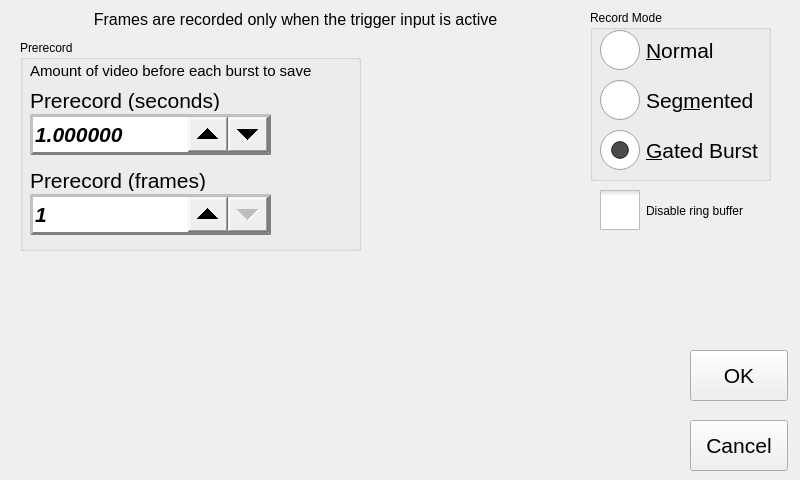
<?xml version="1.0" encoding="UTF-8"?>
<ui version="4.0">
 <class>recModeWindow</class>
 <widget class="QWidget" name="recModeWindow">
  <property name="geometry">
   <rect>
    <x>0</x>
    <y>0</y>
    <width>800</width>
    <height>480</height>
   </rect>
  </property>
  <property name="windowTitle">
   <string>Form</string>
  </property>
  <widget class="QPushButton" name="cmdOK">
   <property name="geometry">
    <rect>
     <x>690</x>
     <y>350</y>
     <width>98</width>
     <height>51</height>
    </rect>
   </property>
   <property name="font">
    <font>
     <pointsize>16</pointsize>
    </font>
   </property>
   <property name="text">
    <string>OK</string>
   </property>
  </widget>
  <widget class="QPushButton" name="cmdCancel">
   <property name="geometry">
    <rect>
     <x>690</x>
     <y>420</y>
     <width>98</width>
     <height>51</height>
    </rect>
   </property>
   <property name="font">
    <font>
     <pointsize>16</pointsize>
    </font>
   </property>
   <property name="text">
    <string>Cancel</string>
   </property>
  </widget>
  <widget class="QStackedWidget" name="stackedWidget">
   <property name="enabled">
    <bool>true</bool>
   </property>
   <property name="geometry">
    <rect>
     <x>10</x>
     <y>10</y>
     <width>571</width>
     <height>461</height>
    </rect>
   </property>
   <property name="frameShape">
    <enum>QFrame::NoFrame</enum>
   </property>
   <property name="frameShadow">
    <enum>QFrame::Raised</enum>
   </property>
   <property name="currentIndex">
    <number>1</number>
   </property>
   <widget class="QWidget" name="normalPage">
    <widget class="QPushButton" name="cmdMax">
     <property name="geometry">
      <rect>
       <x>280</x>
       <y>55</y>
       <width>71</width>
       <height>51</height>
      </rect>
     </property>
     <property name="font">
      <font>
       <pointsize>16</pointsize>
      </font>
     </property>
     <property name="text">
      <string>Max</string>
     </property>
    </widget>
    <widget class="QLabel" name="lblNormal">
     <property name="geometry">
      <rect>
       <x>10</x>
       <y>0</y>
       <width>551</width>
       <height>31</height>
      </rect>
     </property>
     <property name="font">
      <font>
       <pointsize>12</pointsize>
       <italic>false</italic>
      </font>
     </property>
     <property name="text">
      <string>Records frames in a single or segmented buffer</string>
     </property>
     <property name="alignment">
      <set>Qt::AlignHCenter|Qt::AlignTop</set>
     </property>
    </widget>
    <widget class="CamSpinBox" name="spinRecLengthFrames">
     <property name="geometry">
      <rect>
       <x>20</x>
       <y>140</y>
       <width>241</width>
       <height>41</height>
      </rect>
     </property>
     <property name="sizePolicy">
      <sizepolicy hsizetype="Minimum" vsizetype="Fixed">
       <horstretch>0</horstretch>
       <verstretch>0</verstretch>
      </sizepolicy>
     </property>
     <property name="baseSize">
      <size>
       <width>0</width>
       <height>0</height>
      </size>
     </property>
     <property name="font">
      <font>
       <pointsize>16</pointsize>
       <weight>75</weight>
       <italic>true</italic>
       <bold>true</bold>
      </font>
     </property>
     <property name="styleSheet">
      <string notr="true">QSpinBox { border: 3px outset grey;padding-right: 40px;}  

QSpinBox::up-button { subcontrol-position: right; right: 40px; width: 40px; height: 35px;}

QSpinBox::down-button { subcontrol-position: right; width: 40px; height: 35px;}</string>
     </property>
     <property name="minimum">
      <number>1</number>
     </property>
     <property name="maximum">
      <number>65536</number>
     </property>
     <property name="value">
      <number>1</number>
     </property>
    </widget>
    <widget class="QLabel" name="lblRes_8">
     <property name="geometry">
      <rect>
       <x>20</x>
       <y>26</y>
       <width>241</width>
       <height>31</height>
      </rect>
     </property>
     <property name="font">
      <font>
       <pointsize>16</pointsize>
      </font>
     </property>
     <property name="text">
      <string>Record Length (seconds)</string>
     </property>
    </widget>
    <widget class="CamDoubleSpinBox" name="spinRecLengthSeconds">
     <property name="geometry">
      <rect>
       <x>20</x>
       <y>60</y>
       <width>241</width>
       <height>41</height>
      </rect>
     </property>
     <property name="font">
      <font>
       <pointsize>16</pointsize>
       <weight>75</weight>
       <italic>true</italic>
       <bold>true</bold>
      </font>
     </property>
     <property name="styleSheet">
      <string notr="true">QDoubleSpinBox { border: 3px outset grey;padding-right: 40px;}  

QDoubleSpinBox::up-button { subcontrol-position: right; right: 40px; width: 40px; height: 35px;}

QDoubleSpinBox::down-button { subcontrol-position: right; width: 40px; height: 35px;}</string>
     </property>
     <property name="decimals">
      <number>3</number>
     </property>
     <property name="singleStep">
      <double>0.100000000000000</double>
     </property>
     <property name="value">
      <double>1.000000000000000</double>
     </property>
    </widget>
    <widget class="QLabel" name="lblRes_7">
     <property name="geometry">
      <rect>
       <x>20</x>
       <y>106</y>
       <width>231</width>
       <height>31</height>
      </rect>
     </property>
     <property name="font">
      <font>
       <pointsize>16</pointsize>
      </font>
     </property>
     <property name="text">
      <string>Record Length (frames)</string>
     </property>
    </widget>
    <widget class="QGroupBox" name="grpSegmented">
     <property name="geometry">
      <rect>
       <x>20</x>
       <y>200</y>
       <width>221</width>
       <height>181</height>
      </rect>
     </property>
     <property name="font">
      <font>
       <pointsize>12</pointsize>
      </font>
     </property>
     <property name="title">
      <string>Segmented</string>
     </property>
     <widget class="QLabel" name="lblSegmentSize">
      <property name="geometry">
       <rect>
        <x>10</x>
        <y>100</y>
        <width>191</width>
        <height>71</height>
       </rect>
      </property>
      <property name="font">
       <font>
        <pointsize>16</pointsize>
       </font>
      </property>
      <property name="text">
       <string>&lt;html&gt;&lt;head/&gt;&lt;body&gt;&lt;p&gt;Segment size:&lt;/p&gt;&lt;p&gt;1.000000s&lt;/p&gt;&lt;p&gt;(1500 frames)&lt;/p&gt;&lt;/body&gt;&lt;/html&gt;</string>
      </property>
      <property name="alignment">
       <set>Qt::AlignLeading|Qt::AlignLeft|Qt::AlignTop</set>
      </property>
     </widget>
     <widget class="CamSpinBox" name="spinSegmentCount">
      <property name="geometry">
       <rect>
        <x>10</x>
        <y>50</y>
        <width>191</width>
        <height>41</height>
       </rect>
      </property>
      <property name="sizePolicy">
       <sizepolicy hsizetype="Minimum" vsizetype="Fixed">
        <horstretch>0</horstretch>
        <verstretch>0</verstretch>
       </sizepolicy>
      </property>
      <property name="baseSize">
       <size>
        <width>0</width>
        <height>0</height>
       </size>
      </property>
      <property name="font">
       <font>
        <pointsize>16</pointsize>
        <weight>75</weight>
        <italic>true</italic>
        <bold>true</bold>
       </font>
      </property>
      <property name="styleSheet">
       <string notr="true">QSpinBox { border: 3px outset grey;padding-right: 40px;}  

QSpinBox::up-button { subcontrol-position: right; right: 40px; width: 40px; height: 35px;}

QSpinBox::down-button { subcontrol-position: right; width: 40px; height: 35px;}</string>
      </property>
      <property name="minimum">
       <number>1</number>
      </property>
      <property name="maximum">
       <number>65536</number>
      </property>
      <property name="value">
       <number>1</number>
      </property>
     </widget>
     <widget class="QLabel" name="lblRes">
      <property name="geometry">
       <rect>
        <x>10</x>
        <y>30</y>
        <width>221</width>
        <height>17</height>
       </rect>
      </property>
      <property name="font">
       <font>
        <pointsize>16</pointsize>
       </font>
      </property>
      <property name="text">
       <string>Number of segments</string>
      </property>
     </widget>
    </widget>
   </widget>
   <widget class="QWidget" name="gatedPage">
    <widget class="QLabel" name="lblSegmented_2">
     <property name="geometry">
      <rect>
       <x>10</x>
       <y>0</y>
       <width>551</width>
       <height>41</height>
      </rect>
     </property>
     <property name="font">
      <font>
       <pointsize>12</pointsize>
      </font>
     </property>
     <property name="text">
      <string>Frames are recorded only when the trigger input is active</string>
     </property>
     <property name="alignment">
      <set>Qt::AlignHCenter|Qt::AlignTop</set>
     </property>
    </widget>
    <widget class="QGroupBox" name="groupBox_3">
     <property name="geometry">
      <rect>
       <x>10</x>
       <y>30</y>
       <width>341</width>
       <height>211</height>
      </rect>
     </property>
     <property name="title">
      <string>Prerecord</string>
     </property>
     <widget class="QLabel" name="lblRes_6">
      <property name="geometry">
       <rect>
        <x>10</x>
        <y>20</y>
        <width>321</width>
        <height>21</height>
       </rect>
      </property>
      <property name="font">
       <font>
        <pointsize>11</pointsize>
       </font>
      </property>
      <property name="text">
       <string>Amount of video before each burst to save</string>
      </property>
     </widget>
     <widget class="QLabel" name="lblRes_4">
      <property name="geometry">
       <rect>
        <x>10</x>
        <y>50</y>
        <width>221</width>
        <height>21</height>
       </rect>
      </property>
      <property name="font">
       <font>
        <pointsize>16</pointsize>
       </font>
      </property>
      <property name="text">
       <string>Prerecord (seconds)</string>
      </property>
     </widget>
     <widget class="QLabel" name="lblRes_5">
      <property name="geometry">
       <rect>
        <x>10</x>
        <y>130</y>
        <width>221</width>
        <height>21</height>
       </rect>
      </property>
      <property name="font">
       <font>
        <pointsize>16</pointsize>
       </font>
      </property>
      <property name="text">
       <string>Prerecord (frames)</string>
      </property>
     </widget>
     <widget class="CamDoubleSpinBox" name="spinPrerecordSeconds">
      <property name="geometry">
       <rect>
        <x>10</x>
        <y>74</y>
        <width>241</width>
        <height>41</height>
       </rect>
      </property>
      <property name="font">
       <font>
        <pointsize>16</pointsize>
        <weight>75</weight>
        <italic>true</italic>
        <bold>true</bold>
       </font>
      </property>
      <property name="styleSheet">
       <string notr="true">QDoubleSpinBox { border: 3px outset grey;padding-right: 40px;}  

QDoubleSpinBox::up-button { subcontrol-position: right; right: 40px; width: 40px; height: 35px;}

QDoubleSpinBox::down-button { subcontrol-position: right; width: 40px; height: 35px;}</string>
      </property>
      <property name="decimals">
       <number>6</number>
      </property>
      <property name="singleStep">
       <double>0.100000000000000</double>
      </property>
      <property name="value">
       <double>1.000000000000000</double>
      </property>
     </widget>
     <widget class="CamSpinBox" name="spinPrerecordFrames">
      <property name="geometry">
       <rect>
        <x>10</x>
        <y>154</y>
        <width>241</width>
        <height>41</height>
       </rect>
      </property>
      <property name="sizePolicy">
       <sizepolicy hsizetype="Minimum" vsizetype="Fixed">
        <horstretch>0</horstretch>
        <verstretch>0</verstretch>
       </sizepolicy>
      </property>
      <property name="baseSize">
       <size>
        <width>0</width>
        <height>0</height>
       </size>
      </property>
      <property name="font">
       <font>
        <pointsize>16</pointsize>
        <weight>75</weight>
        <italic>true</italic>
        <bold>true</bold>
       </font>
      </property>
      <property name="styleSheet">
       <string notr="true">QSpinBox { border: 3px outset grey;padding-right: 40px;}  

QSpinBox::up-button { subcontrol-position: right; right: 40px; width: 40px; height: 35px;}

QSpinBox::down-button { subcontrol-position: right; width: 40px; height: 35px;}</string>
      </property>
      <property name="minimum">
       <number>1</number>
      </property>
      <property name="maximum">
       <number>65536</number>
      </property>
      <property name="value">
       <number>1</number>
      </property>
     </widget>
    </widget>
   </widget>
  </widget>
  <widget class="QGroupBox" name="groupBox">
   <property name="geometry">
    <rect>
     <x>590</x>
     <y>10</y>
     <width>181</width>
     <height>171</height>
    </rect>
   </property>
   <property name="title">
    <string>Record Mode</string>
   </property>
   <widget class="QRadioButton" name="radioNormal">
    <property name="geometry">
     <rect>
      <x>10</x>
      <y>20</y>
      <width>171</width>
      <height>41</height>
     </rect>
    </property>
    <property name="font">
     <font>
      <pointsize>16</pointsize>
     </font>
    </property>
    <property name="styleSheet">
     <string notr="true">QRadioButton::indicator {
     width: 40px;
     height: 40px;
}</string>
    </property>
    <property name="text">
     <string>&amp;Normal</string>
    </property>
    <property name="checked">
     <bool>false</bool>
    </property>
   </widget>
   <widget class="QRadioButton" name="radioGated">
    <property name="geometry">
     <rect>
      <x>10</x>
      <y>120</y>
      <width>171</width>
      <height>41</height>
     </rect>
    </property>
    <property name="font">
     <font>
      <pointsize>16</pointsize>
     </font>
    </property>
    <property name="styleSheet">
     <string notr="true">QRadioButton::indicator {
     width: 40px;
     height: 40px;
}</string>
    </property>
    <property name="text">
     <string>&amp;Gated Burst</string>
    </property>
    <property name="checked">
     <bool>true</bool>
    </property>
   </widget>
   <widget class="QRadioButton" name="radioSegmented">
    <property name="geometry">
     <rect>
      <x>10</x>
      <y>70</y>
      <width>171</width>
      <height>41</height>
     </rect>
    </property>
    <property name="font">
     <font>
      <pointsize>16</pointsize>
     </font>
    </property>
    <property name="styleSheet">
     <string notr="true">QRadioButton::indicator {
     width: 40px;
     height: 40px;
}</string>
    </property>
    <property name="text">
     <string>Seg&amp;mented</string>
    </property>
    <property name="checked">
     <bool>false</bool>
    </property>
   </widget>
  </widget>
  <widget class="QCheckBox" name="chkDisableRing">
   <property name="enabled">
    <bool>true</bool>
   </property>
   <property name="geometry">
    <rect>
     <x>600</x>
     <y>190</y>
     <width>161</width>
     <height>41</height>
    </rect>
   </property>
   <property name="styleSheet">
    <string notr="true">QCheckBox::indicator {
     width: 40px;
     height: 40px;
}</string>
   </property>
   <property name="text">
    <string>Disable ring buffer</string>
   </property>
  </widget>
 </widget>
 <customwidgets>
  <customwidget>
   <class>CamSpinBox</class>
   <extends>QSpinBox</extends>
   <header>camspinbox.h</header>
  </customwidget>
  <customwidget>
   <class>CamDoubleSpinBox</class>
   <extends>QDoubleSpinBox</extends>
   <header>camdoublespinbox.h</header>
  </customwidget>
 </customwidgets>
 <resources/>
 <connections/>
</ui>
